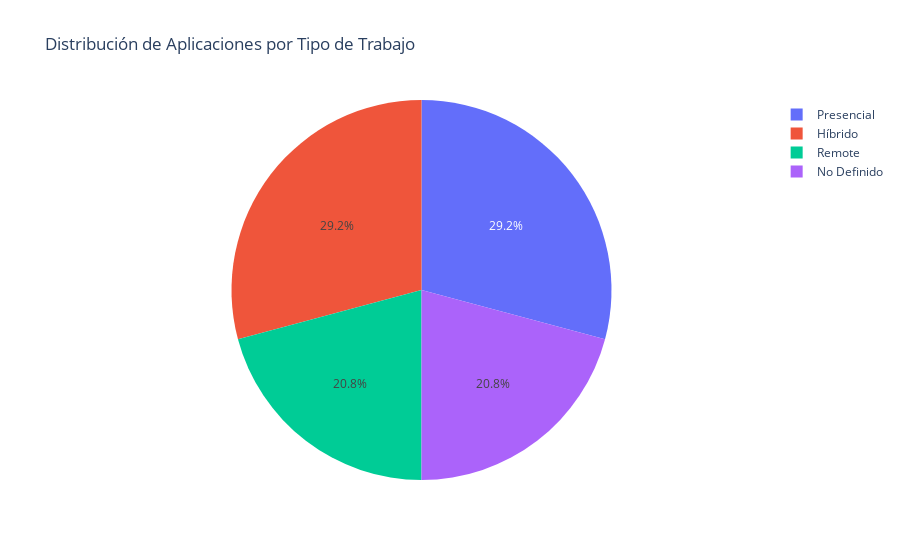

The notebook cell this image was saved under:
### Code cell
# Contar aplicaciones por tipo de trabajo
type_job_counts = df['Type Job'].value_counts().reset_index()
type_job_counts.columns = ['Type Job', 'Count']

# Gráfico de pastel
fig = px.pie(type_job_counts, names='Type Job', values='Count', title='Distribución de Aplicaciones por Tipo de Trabajo')
fig.show()

### Figure 1 — Plotly figure (JSON) as saved in the notebook; plotly's stock layout.template omitted (floating-point values rounded to 4 significant figures)
{"data": [{"domain": {"x": [0, 1], "y": [0, 1]}, "hovertemplate": "Type Job=%{label}<br>Count=%{value}<extra></extra>", "labels": ["Presencial", "Híbrido", "Remote", "No Definido"], "legendgroup": "", "name": "", "showlegend": true, "type": "pie", "values": [7, 7, 5, 5]}], "layout": {"legend": {"tracegroupgap": 0}, "title": {"text": "Distribución de Aplicaciones por Tipo de Trabajo"}}}
